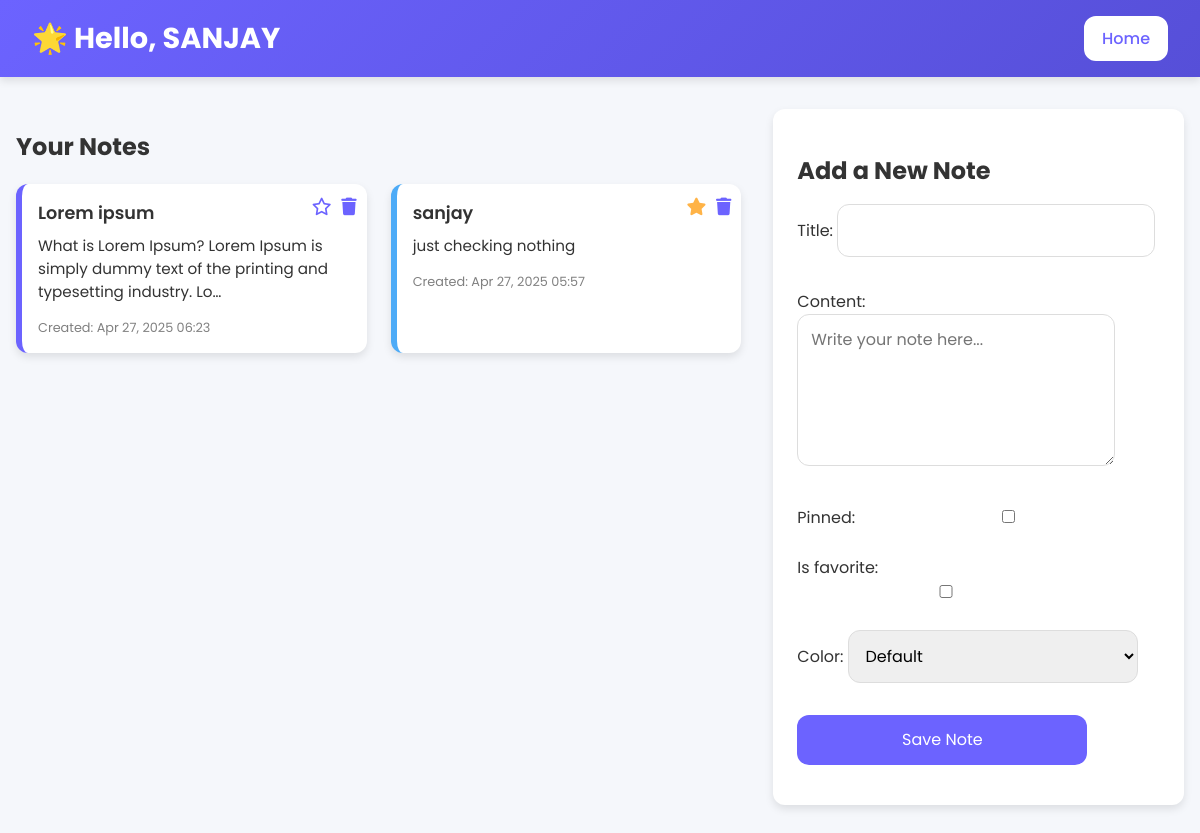
/notes/ (signed in), run on an earlier commit of the app's database.
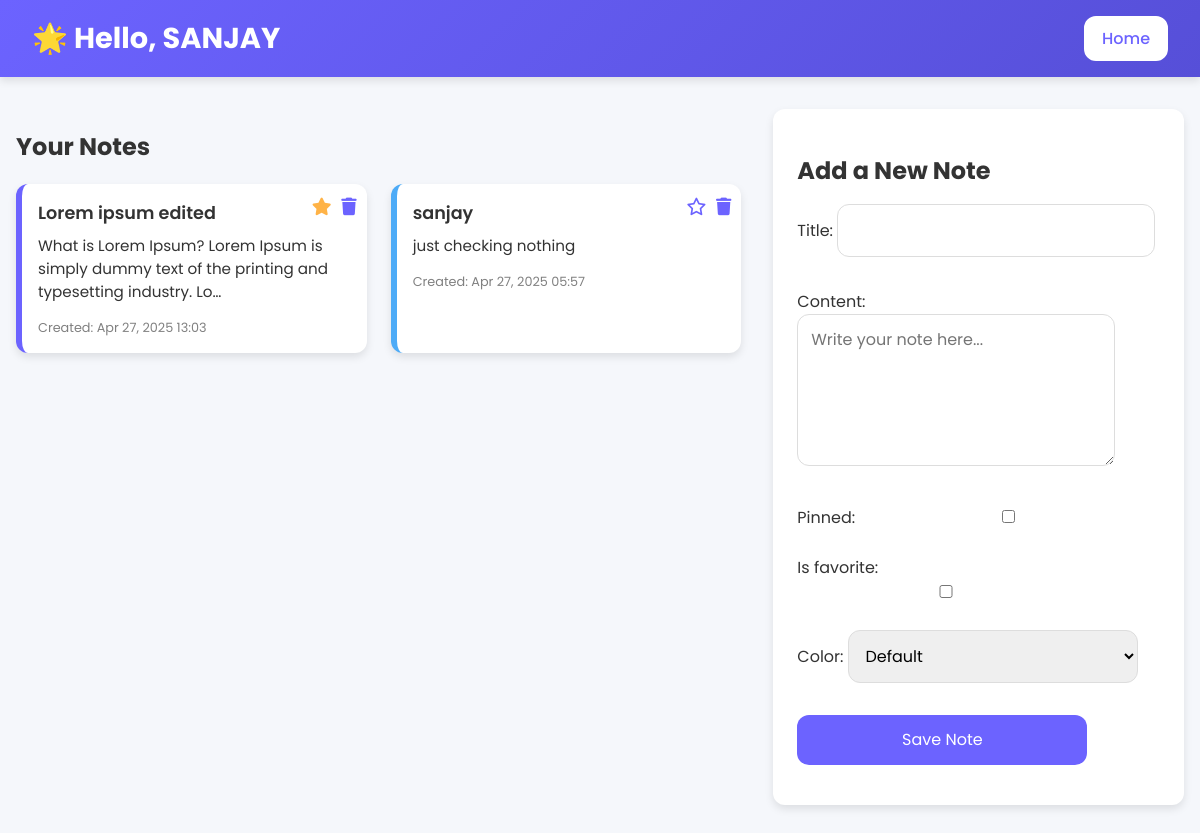
And on a later commit of the database.
### core/models.py (models this page shows, shortened)
class Note(models.Model):
    COLOR_CHOICES = [
        ('default', 'Default'),
        ('red', 'Red'),
        ('blue', 'Blue'),
        ('yellow', 'Yellow'),
        ('green', 'Green'),
    ]
    user = models.ForeignKey(User, on_delete=models.CASCADE)
    title = models.CharField(max_length=255)
    content = models.TextField()
    pinned = models.BooleanField(default=False)
    archived = models.BooleanField(default=False)
    is_favorite = models.BooleanField(default=False)
    color = models.CharField(max_length=20, choices=COLOR_CHOICES, default='default')
    created_at = models.DateTimeField(auto_now_add=True)
    updated_at = models.DateTimeField(auto_now=True)
    class Meta:
        ordering = ['-pinned', '-updated_at']

### core/views.py (the view)
# urls.py: path('notes/', views.notes_dashboard, name='notes-dashboard'),
@login_required
def notes_dashboard(request):
    notes = Note.objects.filter(user=request.user, archived=False).order_by('-pinned', '-updated_at')
    if request.method == 'POST':
        form = NoteForm(request.POST)
        if form.is_valid():
            note = form.save(commit=False)
            note.user = request.user
            note.save()
            return redirect('notes-dashboard')
    else:
        form = NoteForm()
    context = {
        'notes': notes,
        'form': form,
    }
    return render(request, 'notes.html', context)

### core/forms.py
class NoteForm(forms.ModelForm):
    class Meta:
        model = Note
        fields = ['title', 'content', 'pinned', 'is_favorite', 'color']
        widgets = {
            'content': forms.Textarea(attrs={'rows': 5, 'placeholder': 'Write your note here...'}),
            'color': forms.Select(choices=[('red', 'Red'), ('blue', 'Blue'), ('yellow', 'Yellow'), ('green', 'Green')]),
        }

### core/templates/notes.html (shortened to what this page needs)
<!DOCTYPE html>
<html lang="en">
<head>
  <link rel="stylesheet" href="https://cdnjs.cloudflare.com/ajax/libs/font-awesome/6.4.0/css/all.min.css"/>
</head>
<body>
  <header>
    <h1>🌟 Hello, {{ user.first_name }}</h1>
    <a href="{% url 'home' %}" class="logout-btn">Home</a>
  </header>
  <div class="container">
    <div class="notes-section">
      <h2>Your Notes</h2>
      <div class="notes-grid">
        {% for note in notes %}
        <div class="note-card" data-color="{{ note.color }}" onclick="openModal('{{ note.id }}', '{{ note.title|escapejs }}', '{{ note.content|escapejs }}', '{{ note.created_at|date:"M d ,Y H:i" }}')">
          <div class="actions">
            <a href="{% url 'favorite-note' note.id %}" title="Favorite">
              {% if note.is_favorite %}
              <i class="fas fa-star starred"></i>
              {% else %}
              <i class="far fa-star"></i>
              {% endif %}
            </a>
            <a href="{% url 'delete-note' note.id %}" title="Delete"><i class="fas fa-trash"></i></a>
          </div>
          <div class="note-title">{{ note.title }}</div>
          <div class="note-content">{{ note.content|truncatechars:100 }}</div>
          <div class="note-meta">Created: {{ note.created_at|date:"M d, Y H:i" }}</div>
        </div>
        {% empty %}
        <p class="no-notes">No notes yet. Start by adding one on the right!</p>
        {% endfor %}
      </div>
    </div>
    <div class="note-form">
      <h2>Add a New Note</h2>
      <form method="POST">
        {{ form.as_p }}
        <button type="submit">Save Note</button>
      </form>
    </div>
  </div>
</body>
</html>

What changed in the data, as far as the page shows it:
removed Note: is_favorite False (drawn), title "Lorem ipsum", content "What is Lorem Ipsum? Lorem Ipsum is simply dummy text of the printing and typesetting industry. Lo…", created_at "Apr 27, 2025 06:23"
added Note: is_favorite True (drawn), title "Lorem ipsum edited", content "What is Lorem Ipsum? Lorem Ipsum is simply dummy text of the printing and typesetting industry. Lo…", created_at "Apr 27, 2025 13:03"
changed Note "sanjay": is_favorite True → False (drawn)
